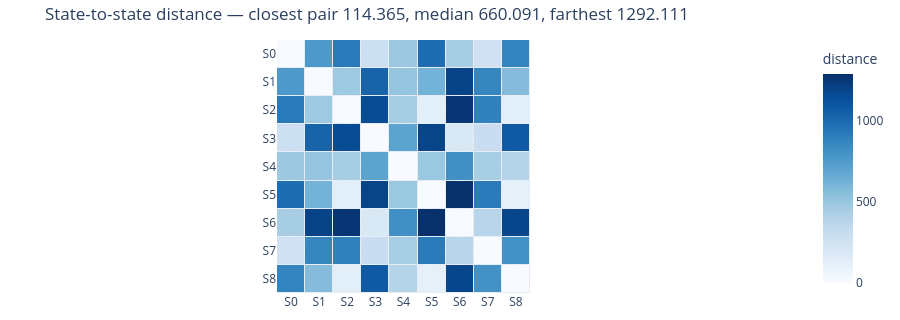

Notebook code for this chart:
### Code cell
# how far apart the states sit — SOM only, it has a codebook
kairo.plot_state_distances(result.states, config.metric).show()

### Figure 1 — Plotly figure (JSON) as saved in the notebook; plotly's stock layout.template omitted (floating-point values rounded to 4 significant figures)
{"data": [{"colorbar": {"title": {"text": "distance"}}, "colorscale": [[0, "rgb(247,251,255)"], [0.125, "rgb(222,235,247)"], [0.25, "rgb(198,219,239)"], [0.375, "rgb(158,202,225)"], [0.5, "rgb(107,174,214)"], [0.625, "rgb(66,146,198)"], [0.75, "rgb(33,113,181)"], [0.875, "rgb(8,81,156)"], [1, "rgb(8,48,107)"]], "hovertemplate": "%{y} ↔ %{x}<br>distance=%{z:.3f}<extra></extra>", "type": "heatmap", "x": ["S0", "S1", "S2", "S3", "S4", "S5", "S6", "S7", "S8"], "xgap": 1, "y": ["S0", "S1", "S2", "S3", "S4", "S5", "S6", "S7", "S8"], "ygap": 1, "z": [[0.0, 763.3, 926.3, 274.9, 490.4, 987.0, 453.2, 263.3, 876.1], [763.3, 0.0, 486.2, 1037.0, 512.4, 616.8, 1201.0, 872.0, 563.8], [926.3, 486.2, 0.0, 1154.0, 451.4, 133.2, 1267.0, 891.7, 135.0], [274.9, 1037.0, 1154.0, 0.0, 703.4, 1196.0, 194.1, 298.9, 1084.0], [490.4, 512.4, 451.4, 703.4, 0.0, 497.9, 818.6, 445.0, 386.7], [987.0, 616.8, 133.2, 1196.0, 497.9, 0.0, 1292.0, 917.9, 114.4], [453.2, 1201.0, 1267.0, 194.1, 818.6, 1292.0, 0.0, 375.7, 1182.0], [263.3, 872.0, 891.7, 298.9, 445.0, 917.9, 375.7, 0.0, 807.4], [876.1, 563.8, 135.0, 1084.0, 386.7, 114.4, 1182.0, 807.4, 0.0]]}], "layout": {"height": 320, "margin": {"b": 10, "l": 10, "r": 10, "t": 40}, "title": {"text": "State-to-state distance — closest pair 114.365, median 660.091, farthest 1292.111"}, "xaxis": {"constrain": "domain", "scaleanchor": "y"}, "yaxis": {"autorange": "reversed"}}}
